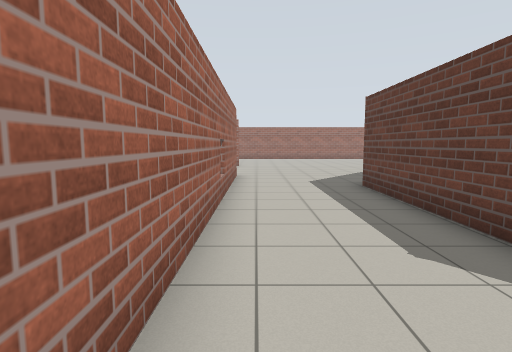
View 1 (above)

24 first-person views from a walk through a world built for the Gazebo simulator. The camera is 1.2 m above the floor, tilts 6° down and sees 80° across. The floor is counted in squares, 1 m on a side. Each view is taken from the middle of a square. On the plan, view 1 faces up. The plan holds only what a view shows up to about 13 squares ahead; the rest is blank.

View 2
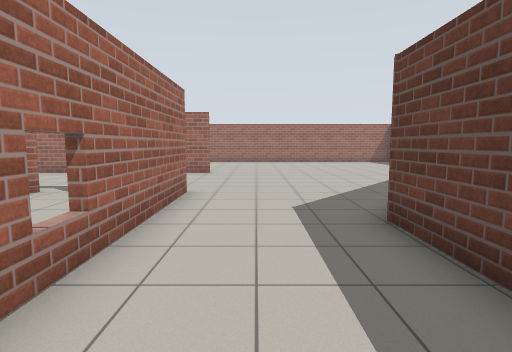

View 3
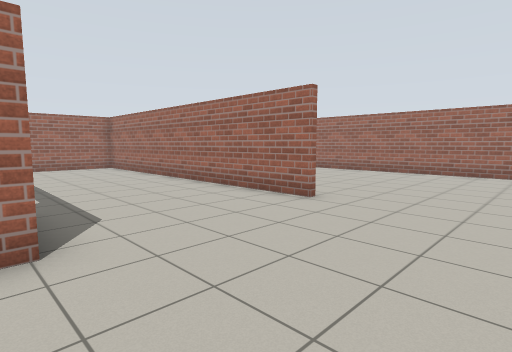

View 4
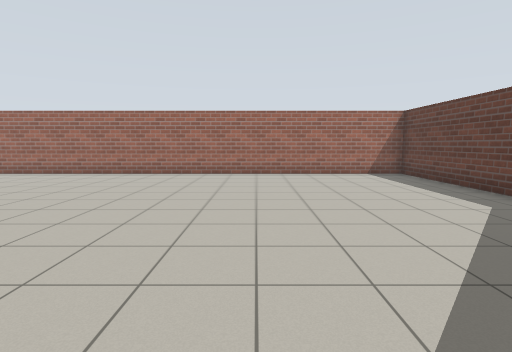

View 5
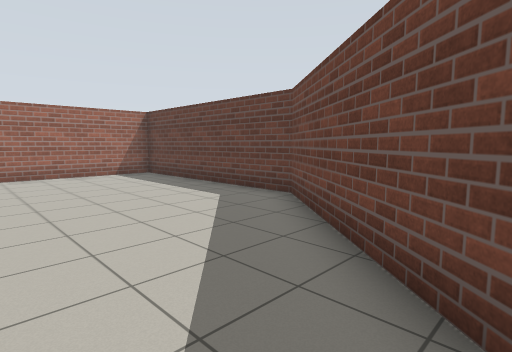

View 6
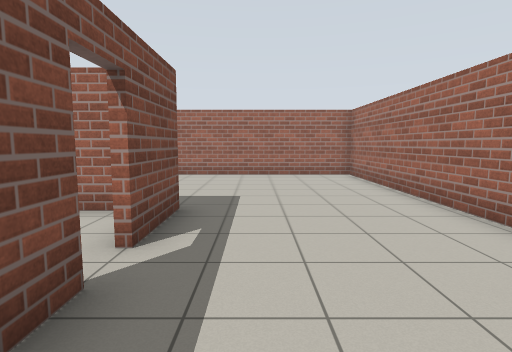

View 7
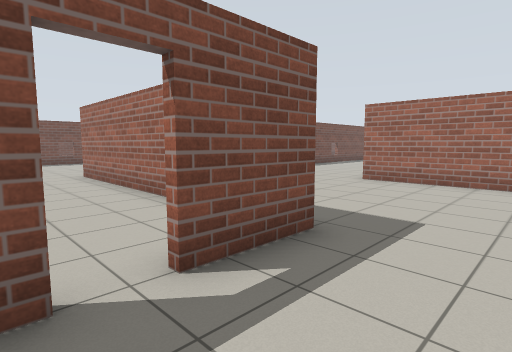

View 8
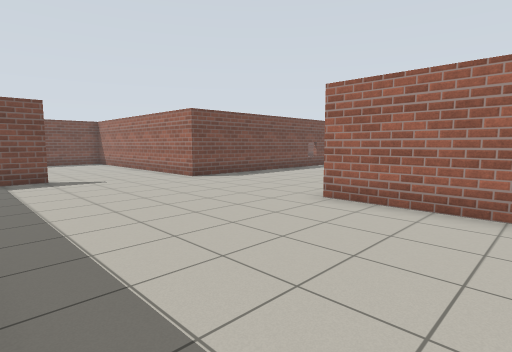

View 9
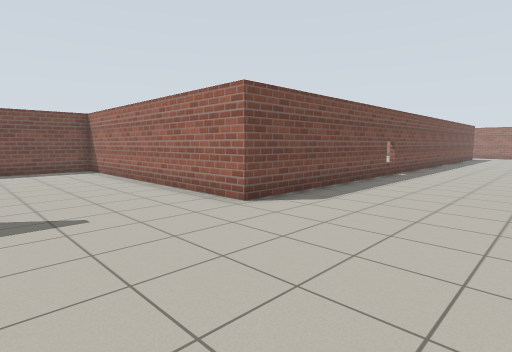

View 10
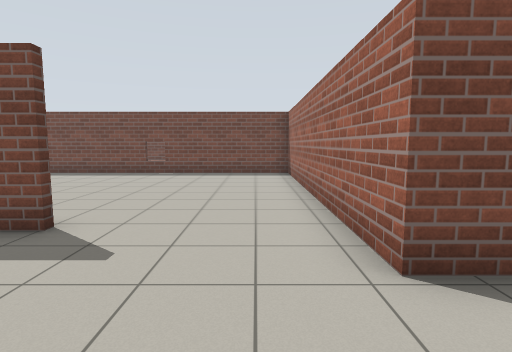

View 11
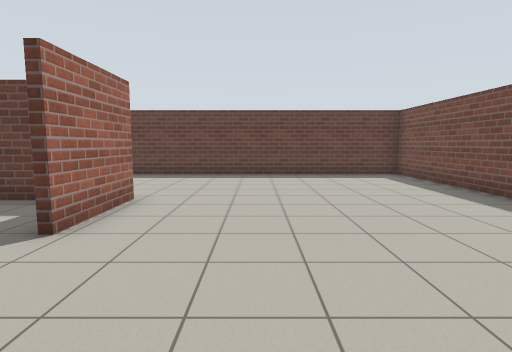

View 12
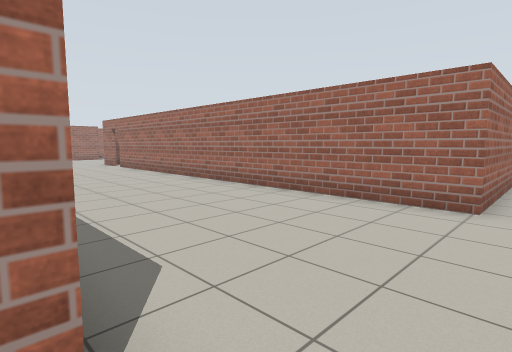

View 13
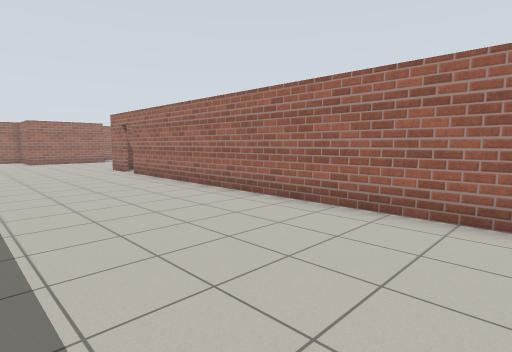

View 14
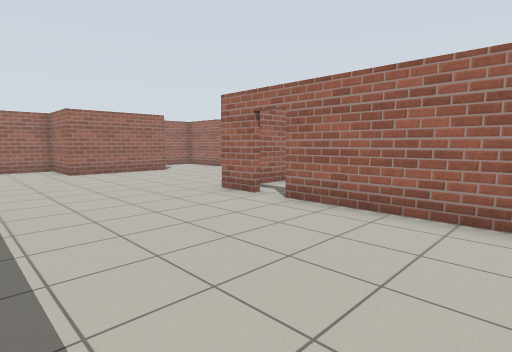

View 15
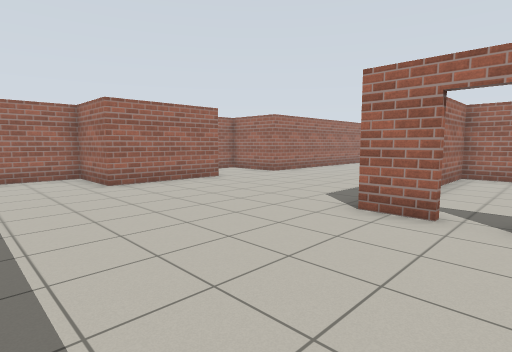

View 16
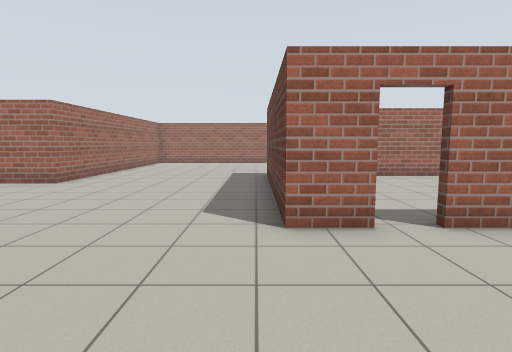

View 17
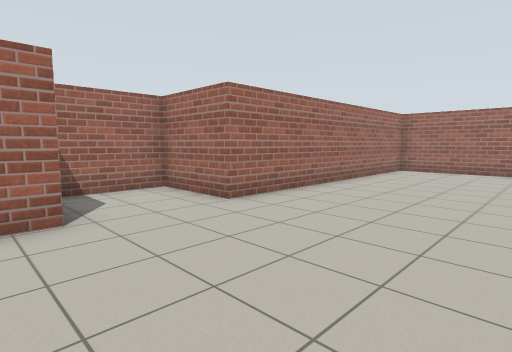

View 18
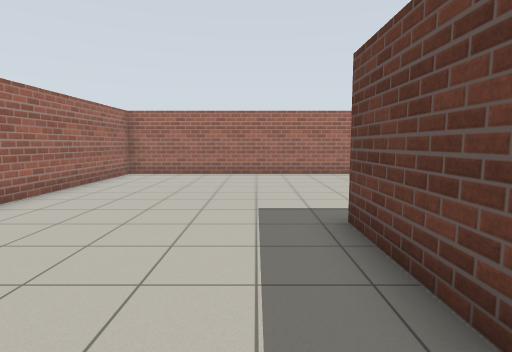

View 19
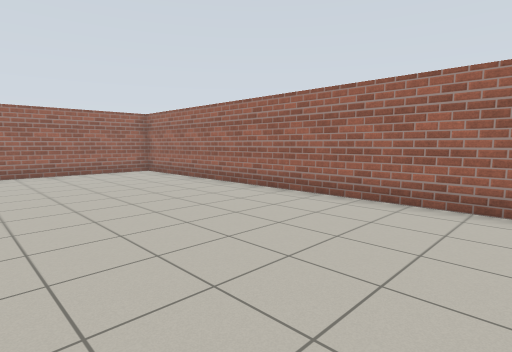

View 20
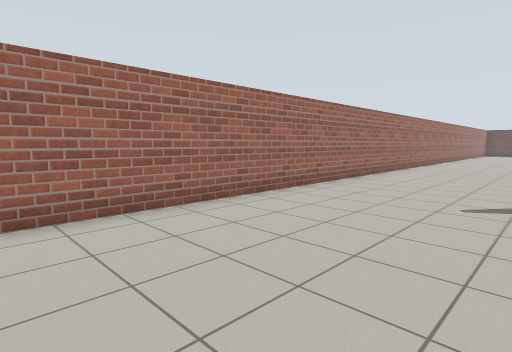

View 21
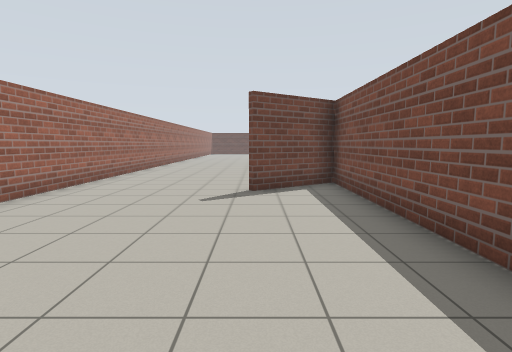

View 22
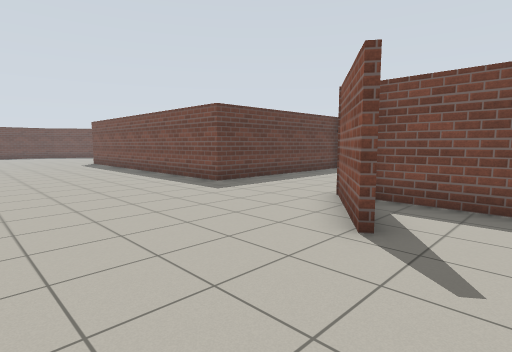

View 23
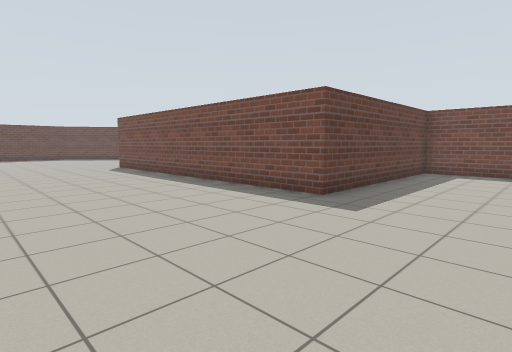

View 24
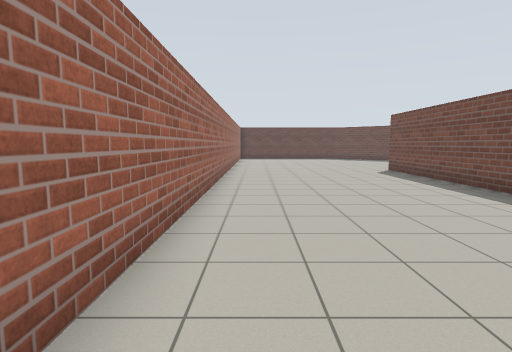

### Floor plan
Key: @ floor where view 1 was taken; # wall or solid block; . floor; D open door; = window, fence, low wall or low ledge.
Columns run from 40 left of view 1 to 10 right of it. Each row starts with its distance up from view 1.
 24    ################################################
 23    #..............................................#
 22    #..............................................#
 21    #..............................................#
 20    #..............................................#
 19    #.................#............................#
 18    #.................#............................#
 17    #.....###  #########....#############..........#
 16    #.....#..  ...      ....#.....................##
 15   ##.....#.. ...        ...#.....................#
 14 ###......#.. ..         ...#....................##
 13 #........#.....         ...#...................##
 12 #........#....          ...#.....###D###......##
 11    #.....#....          ...#.....#..D. #.....
 10    #.....##..           ...#.....#.... #....
  9    #......#D################.....#.....#....#
  8   ##.............................#...  #...##
  7 ###..............................#...  #...#
  6 #................................#...  #...#
  5 #................................#..   #...#
  4       ......... .................#..   #...#
  3                  ##=#######......#.....#...
  2                           #....###.....#...
  1                           #............#
  0                           #............#@
 -1                           #............#
 -2                           #............#
 -3                           #............#
 -4                           #............#
 -5                           #............#
 -6                           ##...........#
 -7                            #####=#######

Where each view was taken, in squares from view 1:
view 1: 0 up, 0 right, facing up
view 2: 4 up, 1 right, facing up
view 3: 11 up, 3 right, facing up-left
view 4: 12 up, 4 right, facing up
view 5: 12 up, 4 right, facing up-right
view 6: 13 up, 1 left, facing left
view 7: 14 up, 3 left, facing down-left
view 8: 13 up, 7 left, facing down-left
view 9: 8 up, 9 left, facing down-left
view 10: 6 up, 12 left, facing down
view 11: 1 down, 13 left, facing right
view 12: 3 up, 12 left, facing up-left
view 13: 4 up, 16 left, facing up-left
view 14: 4 up, 24 left, facing up-left
view 15: 4 up, 28 left, facing up-left
view 16: 5 up, 31 left, facing up
view 17: 10 up, 32 left, facing up-left
view 18: 12 up, 32 left, facing up
view 19: 18 up, 24 left, facing up-left
view 20: 19 up, 27 left, facing up-right
view 21: 19 up, 27 left, facing right
view 22: 23 up, 21 left, facing down-right
view 23: 23 up, 17 left, facing down-right
view 24: 23 up, 15 left, facing right
